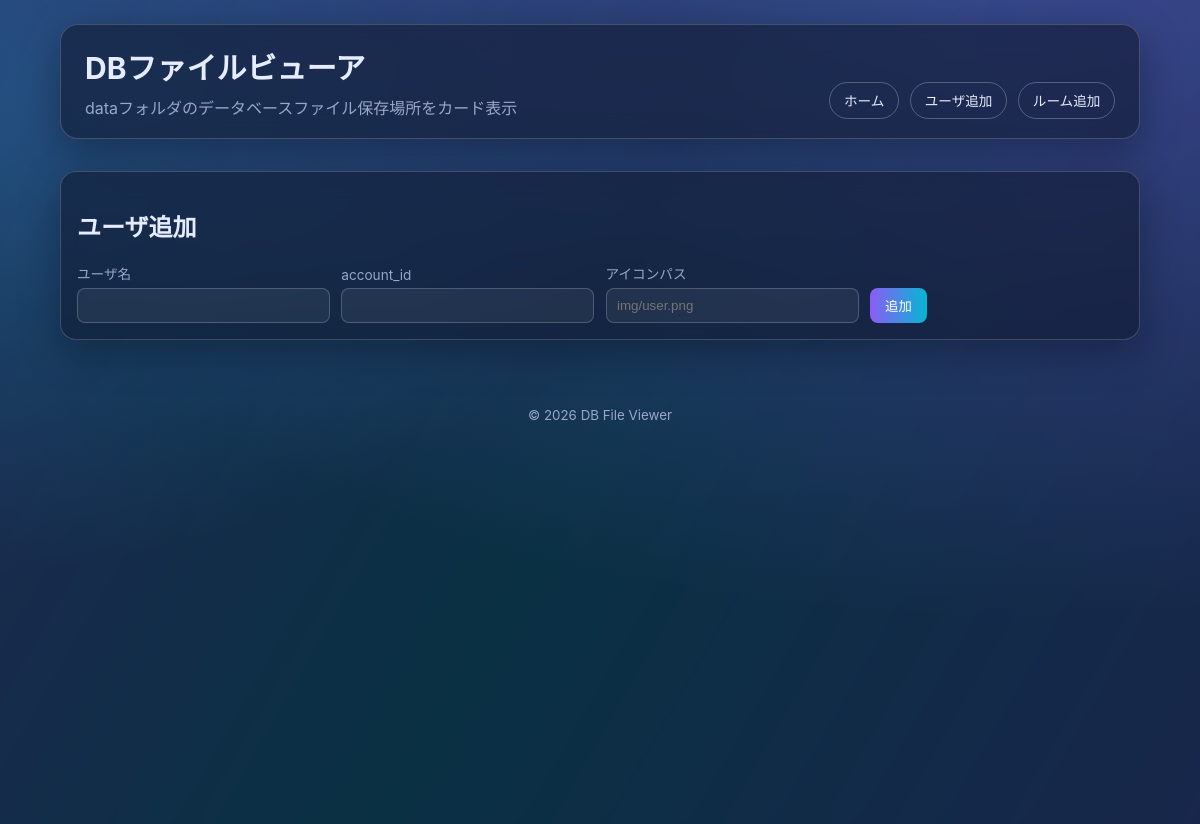
/users.php, run on an earlier commit of the app's database.
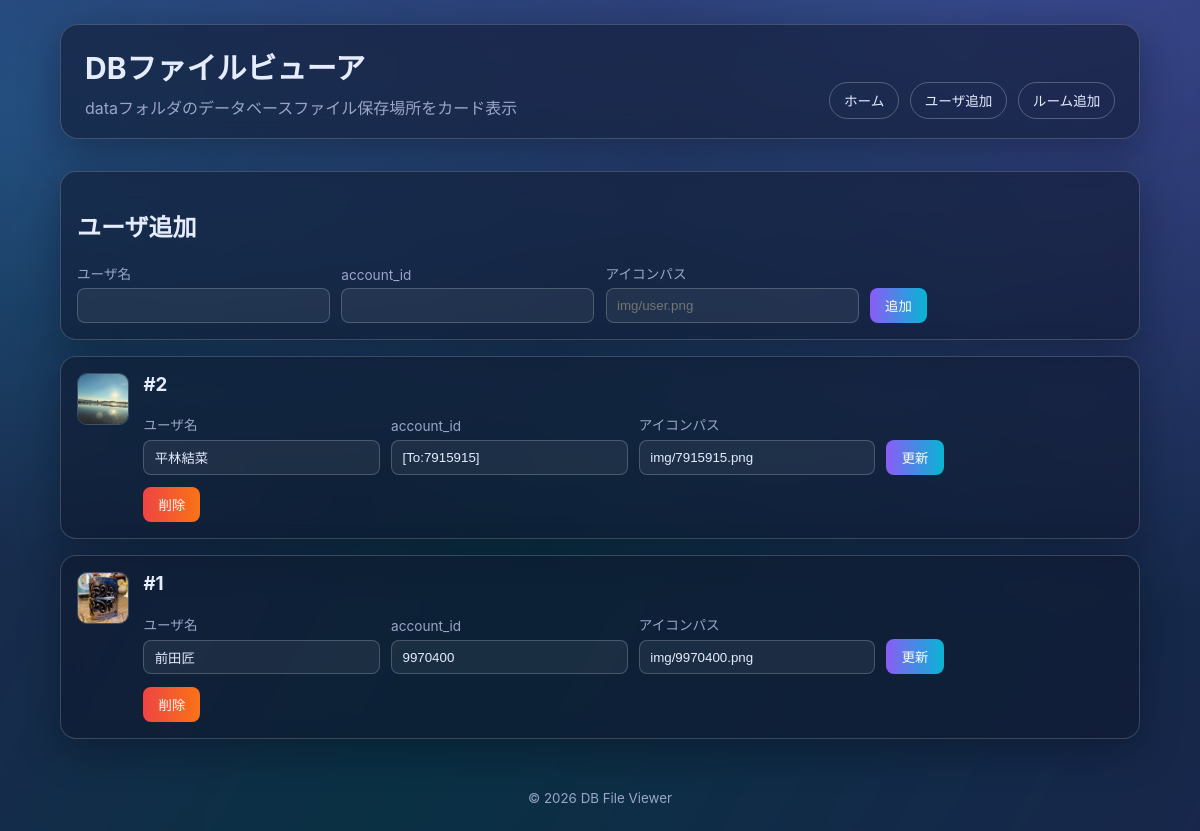
And on a later commit of the database.
### tables this page shows
CREATE TABLE users (
            id INTEGER PRIMARY KEY AUTOINCREMENT,
            user_name TEXT NOT NULL,
            account_id TEXT NOT NULL,
            user_icon TEXT
        );

### users.php (the view, shortened to what this page needs)
<?php
$pdo = get_db();
$users = $pdo->query('SELECT id, user_name, account_id, user_icon FROM users ORDER BY id DESC')->fetchAll(PDO::FETCH_ASSOC);
include __DIR__ . '/header.php';
?>
<section class="card glass form-card">
  <h2>ユーザ追加</h2>
  <form method="post" class="admin-form horizontal-form">
    <label>ユーザ名<input type="text" name="user_name" required></label>
    <label>account_id<input type="text" name="account_id" required></label>
    <label>アイコンパス<input type="text" name="user_icon" placeholder="img/user.png"></label>
    <button type="submit">追加</button>
  </form>
</section>
<section class="cards" aria-label="ユーザ一覧">
  <?php foreach ($users as $user): ?>
    <article class="card glass card-with-icon">
      <?php if (trim((string)$user['user_icon']) !== ''): ?>
        <img
          class="entity-preview"
          src="<?php echo htmlspecialchars($user['user_icon'], ENT_QUOTES, 'UTF-8'); ?>"
          alt="<?php echo htmlspecialchars($user['user_name'], ENT_QUOTES, 'UTF-8'); ?>"
          onerror="this.onerror=null;this.src='img/noimage.png';"
        >
      <?php endif; ?>
      <div class="card-main">
        <h3>#<?php echo (int)$user['id']; ?></h3>
        <form method="post" class="admin-form inline-form horizontal-form">
          <label>ユーザ名<input type="text" name="user_name" value="<?php echo htmlspecialchars($user['user_name'], ENT_QUOTES, 'UTF-8'); ?>" required></label>
          <label>account_id<input type="text" name="account_id" value="<?php echo htmlspecialchars($user['account_id'], ENT_QUOTES, 'UTF-8'); ?>" required></label>
          <label>アイコンパス<input type="text" name="user_icon" value="<?php echo htmlspecialchars($user['user_icon'], ENT_QUOTES, 'UTF-8'); ?>"></label>
          <div class="form-actions">
            <button type="submit">更新</button>
          </div>
        </form>
        <form method="post" onsubmit="return confirm('このユーザを削除しますか？');">
          <button type="submit" class="danger">削除</button>
        </form>
      </div>
    </article>
  <?php endforeach; ?>
</section>
<?php include __DIR__ . '/footer.php'; ?>

What changed in the data, as far as the page shows it:
added users: user_icon (picture), id "2", user_name "平林結菜", account_id "[To:7915915]", user_icon "img/7915915.png"
added users: user_icon (picture), id "1", user_name "前田匠", account_id "9970400", user_icon "img/9970400.png"
